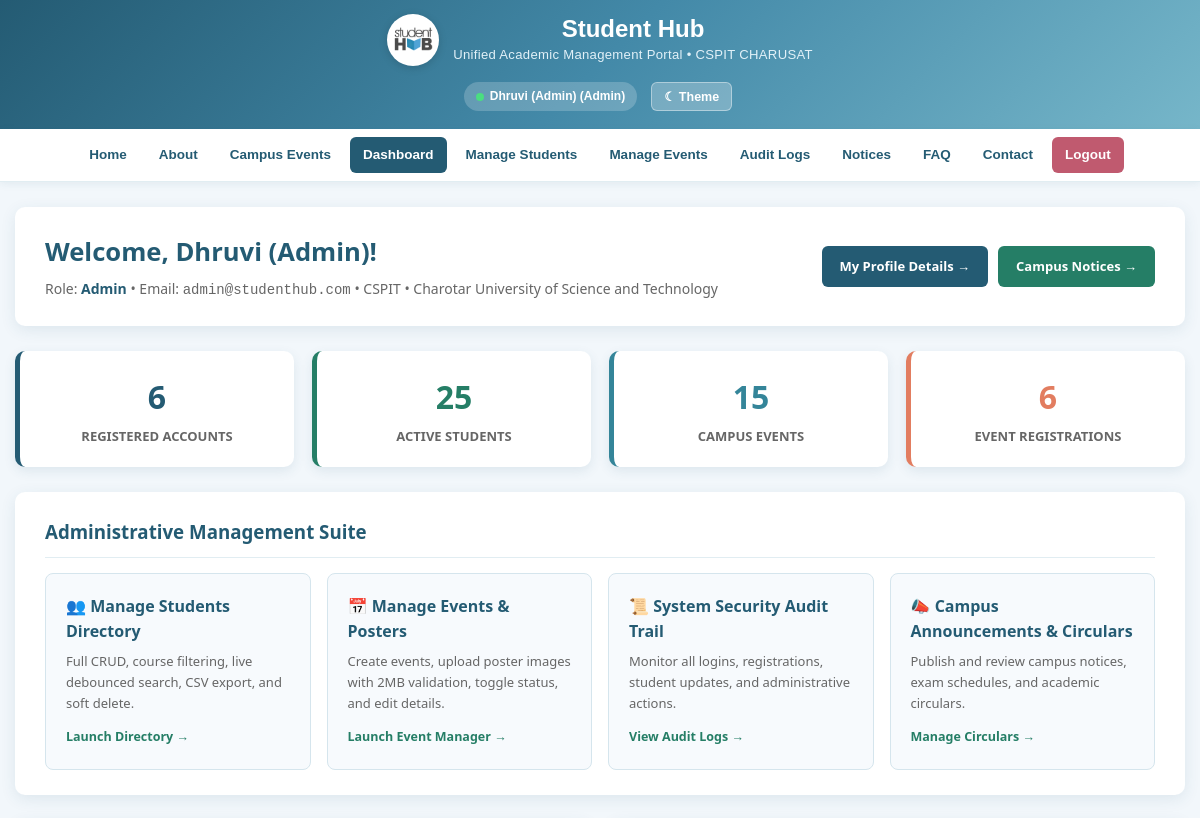
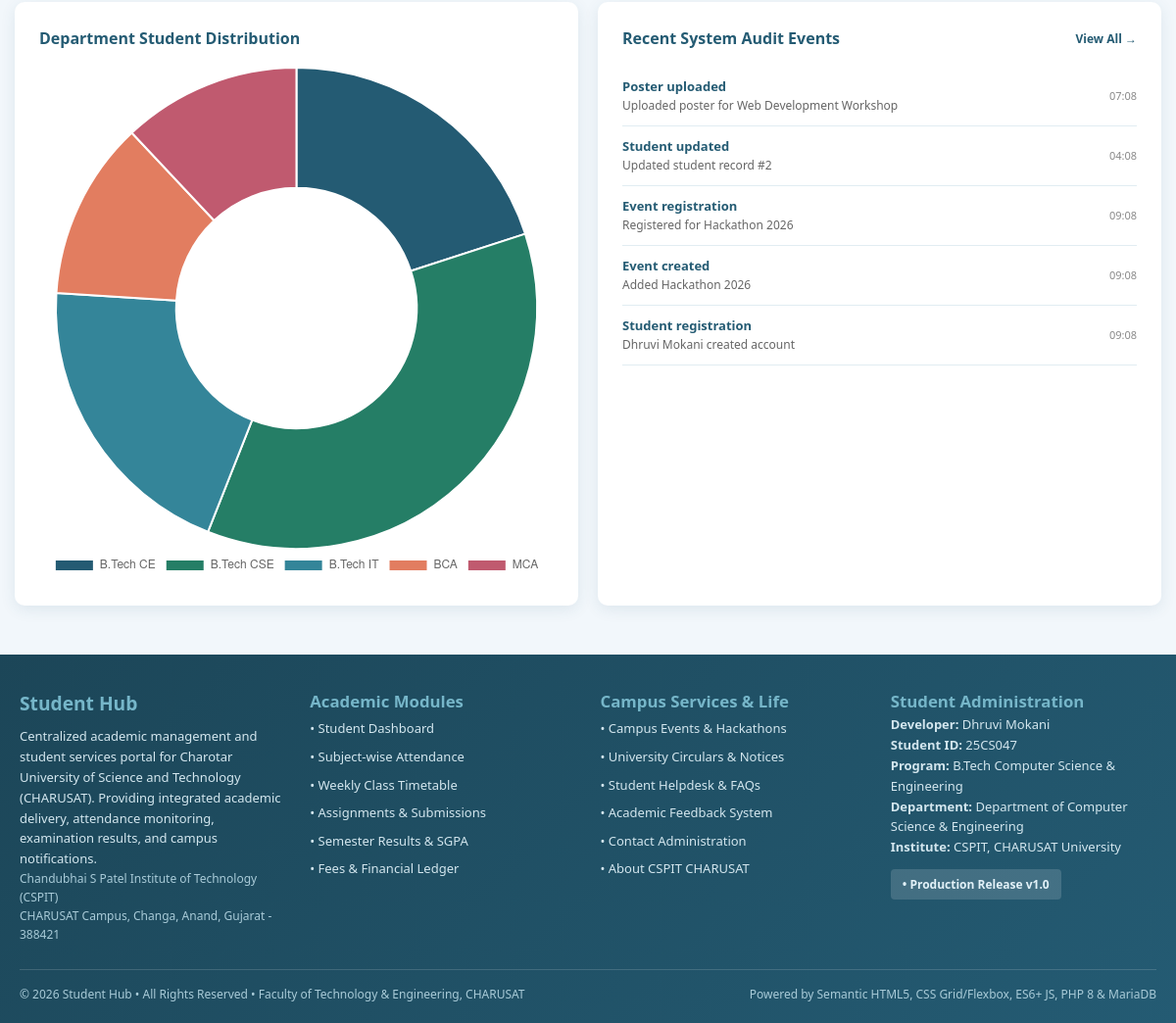
/dashboard.php (signed in), run on the app's committed database (2 pictures, top to bottom).
### tables this page shows
CREATE TABLE `audit_logs` (
  `id` INT AUTO_INCREMENT PRIMARY KEY,
  `user_id` INT NULL,
  `action` VARCHAR(255) NOT NULL,
  `details` TEXT NULL,
  `ip_address` VARCHAR(45) NULL,
  `created_at` TIMESTAMP DEFAULT CURRENT_TIMESTAMP,
  FOREIGN KEY (`user_id`) REFERENCES `users`(`id`) ON DELETE SET NULL
);

### dashboard.php (the view, shortened to what this page needs)
<?php
require_once __DIR__ . '/includes/auth_check.php';
$user_id   = (int)$_SESSION["user_id"];
$user_role = $_SESSION["role"] ?? 'student';
$email     = $_SESSION["email"] ?? '';
if ($user_role === 'student' || $user_role === 'user') {
    $s_q = mysqli_query($conn, "SELECT * FROM students WHERE email = '" . mysqli_real_escape_string($conn, $email) . "' OR user_id = $user_id LIMIT 1");
    if ($s_q && mysqli_num_rows($s_q) > 0) {
        $student_data = mysqli_fetch_assoc($s_q);
    }
    $att_q = mysqli_query($conn, "SELECT AVG(percentage) as avg_att FROM attendance WHERE student_id = 1");
    if ($att_q && $row = mysqli_fetch_assoc($att_q)) {
        if (!empty($row['avg_att'])) {
            $overall_attendance = round($row['avg_att'], 1);
        }
    }
    $as_q = mysqli_query($conn, "SELECT COUNT(*) as pending FROM assignments WHERE status = 'Pending'");
    if ($as_q && $row = mysqli_fetch_assoc($as_q)) {
        $pending_assignments = $row['pending'];
    }
    $ev_cnt = mysqli_query($conn, "SELECT COUNT(*) as total FROM events WHERE status = 'Open'");
    if ($ev_cnt && $row = mysqli_fetch_assoc($ev_cnt)) {
        $upcoming_events_count = $row['total'];
    }
    $my_regs_q = mysqli_query($conn, "SELECT r.*, e.title as event_title, e.event_date, e.location FROM registrations r JOIN events e ON r.event_id = e.id WHERE r.user_id = $user_id ORDER BY r.registered_at DESC LIMIT 5");
    $my_registrations = [];
    if ($my_regs_q) {
        while ($mr = mysqli_fetch_assoc($my_regs_q)) {
            $my_registrations[] = $mr;
        }
    }
} else {
    if (!function_exists('get_safe_count')) {
        function get_safe_count($conn, $sql, $fallback_sql = "") {
            $res = @mysqli_query($conn, $sql);
            if ($res && ($row = mysqli_fetch_row($res))) {
                return (int)$row[0];
            }
            return 0;
        }
    }
    $tot_users    = get_safe_count($conn, "SELECT COUNT(*) FROM users");
    $tot_students = get_safe_count($conn, "SELECT COUNT(*) FROM students WHERE is_deleted = 0", "SELECT COUNT(*) FROM students");
    $tot_events   = get_safe_count($conn, "SELECT COUNT(*) FROM events");
    $tot_regs     = get_safe_count($conn, "SELECT COUNT(*) FROM registrations");
    $recent_logs_q = @mysqli_query($conn, "SELECT a.*, u.username FROM audit_logs a LEFT JOIN users u ON a.user_id = u.id ORDER BY a.id DESC LIMIT 5");
    $recent_logs = [];
    if ($recent_logs_q) {
        while ($rl = mysqli_fetch_assoc($recent_logs_q)) {
            $recent_logs[] = $rl;
        }
    }
    $dept_counts = [
        'B.Tech CSE' => 12,
        'B.Tech IT' => 6,
        'B.Tech CE' => 4,
        'BCA' => 3
    ];
    $dc_q = @mysqli_query($conn, "SELECT course, COUNT(*) as cnt FROM students WHERE is_deleted = 0 GROUP BY course");
    if ($dc_q) {
        $temp_counts = [];
        while ($drow = mysqli_fetch_assoc($dc_q)) {
            if (!empty($drow['course'])) {
                $temp_counts[$drow['course']] = (int)$drow['cnt'];
            }
        }
        if (!empty($temp_counts)) {
            $dept_counts = $temp_counts;
        }
    }
}
include __DIR__ . '/includes/header.php';
?>
<main style="max-width:1200px;margin:25px auto;padding:0 15px;flex:1;font-family:'Segoe UI',sans-serif;">
    <div style="background:white;padding:25px 30px;border-radius:10px;box-shadow:0 4px 15px rgba(36,91,115,0.1);margin-bottom:25px;display:flex;justify-content:space-between;align-items:center;flex-wrap:wrap;gap:15px;">
        <div>
            <h2 style="color:#245B73;margin:0 0 5px;font-size:1.6rem;">
                Welcome, <?php echo htmlspecialchars($user_name); ?>!
            </h2>
            <p style="margin:0;color:#666;font-size:14px;">
                Role: <strong style="color:#245B73;"><?php echo ucfirst($user_role); ?></strong> &bull;
                Email: <code><?php echo htmlspecialchars($email); ?></code> &bull;
                CSPIT &bull; Charotar University of Science and Technology
            </p>
        </div>
        <div style="display:flex;gap:10px;flex-wrap:wrap;">
            <a href="profile.php" style="background:#245B73;color:white;padding:10px 18px;border-radius:6px;text-decoration:none;font-weight:bold;font-size:13px;display:inline-block;">
                My Profile Details &rarr;
            </a>
            <a href="announcement.php" style="background:#257E66;color:white;padding:10px 18px;border-radius:6px;text-decoration:none;font-weight:bold;font-size:13px;display:inline-block;">
                Campus Notices &rarr;
            </a>
        </div>
    </div>
    <?php if ($user_role === 'admin'): ?>
        <div style="display:grid;grid-template-columns:repeat(auto-fit, minmax(220px, 1fr));gap:18px;margin-bottom:25px;">
            <div style="background:white;padding:20px;border-radius:10px;box-shadow:0 4px 12px rgba(36,91,115,0.1);text-align:center;border-left:5px solid #245B73;">
                <div style="font-size:32px;font-weight:bold;color:#245B73;"><?php echo $tot_users; ?></div>
                <div style="color:#666;font-size:13px;font-weight:600;margin-top:4px;">REGISTERED ACCOUNTS</div>
            </div>
            <div style="background:white;padding:20px;border-radius:10px;box-shadow:0 4px 12px rgba(36,91,115,0.1);text-align:center;border-left:5px solid #257E66;">
                <div style="font-size:32px;font-weight:bold;color:#257E66;"><?php echo $tot_students; ?></div>
                <div style="color:#666;font-size:13px;font-weight:600;margin-top:4px;">ACTIVE STUDENTS</div>
            </div>
            <div style="background:white;padding:20px;border-radius:10px;box-shadow:0 4px 12px rgba(36,91,115,0.1);text-align:center;border-left:5px solid #348599;">
                <div style="font-size:32px;font-weight:bold;color:#348599;"><?php echo $tot_events; ?></div>
                <div style="color:#666;font-size:13px;font-weight:600;margin-top:4px;">CAMPUS EVENTS</div>
            </div>
            <div style="background:white;padding:20px;border-radius:10px;box-shadow:0 4px 12px rgba(36,91,115,0.1);text-align:center;border-left:5px solid #E27D60;">
                <div style="font-size:32px;font-weight:bold;color:#E27D60;"><?php echo $tot_regs; ?></div>
                <div style="color:#666;font-size:13px;font-weight:600;margin-top:4px;">EVENT REGISTRATIONS</div>
            </div>
        </div>
        <div style="background:white;padding:25px 30px;border-radius:10px;box-shadow:0 4px 15px rgba(36,91,115,0.1);margin-bottom:25px;">
            <h3 style="color:#245B73;margin-top:0;margin-bottom:15px;border-bottom:1px solid #E1EDF2;padding-bottom:10px;">
                Administrative Management Suite
            </h3>
            <div style="display:grid;grid-template-columns:repeat(auto-fit, minmax(250px, 1fr));gap:16px;">
                <a href="students.php" style="background:#F7FAFD;border:1px solid #D5E5ED;border-radius:8px;padding:20px;text-decoration:none;display:block;">
                    <h4 style="color:#245B73;margin:0 0 6px;">&#128101; Manage Students Directory</h4>
                    <p style="color:#666;font-size:13px;margin:0 0 10px;">Full CRUD, course filtering, live debounced search, CSV export, and soft delete.</p>
                    <span style="color:#257E66;font-weight:bold;font-size:12.5px;">Launch Directory &rarr;</span>
                </a>
                <a href="events.php" style="background:#F7FAFD;border:1px solid #D5E5ED;border-radius:8px;padding:20px;text-decoration:none;display:block;">
                    <h4 style="color:#245B73;margin:0 0 6px;">&#128197; Manage Events &amp; Posters</h4>
                    <p style="color:#666;font-size:13px;margin:0 0 10px;">Create events, upload poster images with 2MB validation, toggle status, and edit details.</p>
                    <span style="color:#257E66;font-weight:bold;font-size:12.5px;">Launch Event Manager &rarr;</span>
                </a>
                <a href="audit_logs.php" style="background:#F7FAFD;border:1px solid #D5E5ED;border-radius:8px;padding:20px;text-decoration:none;display:block;">
                    <h4 style="color:#245B73;margin:0 0 6px;">&#128220; System Security Audit Trail</h4>
                    <p style="color:#666;font-size:13px;margin:0 0 10px;">Monitor all logins, registrations, student updates, and administrative actions.</p>
                    <span style="color:#257E66;font-weight:bold;font-size:12.5px;">View Audit Logs &rarr;</span>
                </a>
                <a href="announcement.php" style="background:#F7FAFD;border:1px solid #D5E5ED;border-radius:8px;padding:20px;text-decoration:none;display:block;">
                    <h4 style="color:#245B73;margin:0 0 6px;">&#128227; Campus Announcements &amp; Circulars</h4>
                    <p style="color:#666;font-size:13px;margin:0 0 10px;">Publish and review campus notices, exam schedules, and academic circulars.</p>
                    <span style="color:#257E66;font-weight:bold;font-size:12.5px;">Manage Circulars &rarr;</span>
                </a>
            </div>
        </div>
        <div style="display:grid;grid-template-columns:1fr 1fr;gap:20px;margin-bottom:25px;">
            <div style="background:white;padding:25px;border-radius:10px;box-shadow:0 4px 15px rgba(36,91,115,0.1);">
                <h3 style="color:#245B73;margin-top:0;margin-bottom:15px;font-size:16px;">
                    Department Student Distribution
                </h3>
                <canvas id="deptChart" height="200"></canvas>
            </div>
            <div style="background:white;padding:25px;border-radius:10px;box-shadow:0 4px 15px rgba(36,91,115,0.1);">
                <div style="display:flex;justify-content:space-between;align-items:center;margin-bottom:15px;">
                    <h3 style="color:#245B73;margin:0;font-size:16px;">Recent System Audit Events</h3>
                    <a href="audit_logs.php" style="color:#245B73;font-size:12px;font-weight:bold;text-decoration:none;">View All &rarr;</a>
                </div>
                <div style="font-size:13px;">
                    <?php if (!empty($recent_logs)): ?>
                        <?php foreach ($recent_logs as $rl): ?>
                            <div style="padding:10px 0;border-bottom:1px solid #E1EDF2;display:flex;justify-content:space-between;align-items:center;">
                                <div>
                                    <strong style="color:#245B73;"><?php echo htmlspecialchars($rl['action']); ?></strong>
                                    <div style="color:#666;font-size:12px;"><?php echo htmlspecialchars($rl['details'] ?? ''); ?></div>
                                </div>
                                <?php $log_time = $rl['created_at'] ?? $rl['timestamp'] ?? ''; ?>
                                <span style="color:#888;font-size:11px;"><?php echo htmlspecialchars(!empty($log_time) ? substr($log_time, 11, 5) : date('H:i')); ?></span>
                            </div>
                        <?php endforeach; ?>
                    <?php else: ?>
                        <p style="color:#888;text-align:center;padding:20px;">No recent audit logs.</p>
                    <?php endif; ?>
                </div>
            </div>
        </div>
        <script>
        var ctx = document.getElementById('deptChart').getContext('2d');
        var deptData = <?php echo json_encode($dept_counts); ?>;
        new Chart(ctx, {
            type: 'doughnut',
            data: {
                labels: Object.keys(deptData),
                datasets: [{
                    data: Object.values(deptData),
                    backgroundColor: ['#245B73', '#257E66', '#348599', '#E27D60', '#C05A6F']
                }]
            },
            options: {
                responsive: true,
                maintainAspectRatio: true,
                plugins: {
                    legend: { position: 'bottom' }
                }
            }
        });
        </script>
    <?php endif; ?>
</main>
<?php include __DIR__ . '/includes/footer.php'; ?>

### css/style.css (style rules this page uses)
* { margin:0; padding:0; box-sizing:border-box; }
html { scroll-behavior:smooth; }
body { font-family:Arial,Helvetica,sans-serif; background:#F2F7FB; color:#283747; line-height:1.6; min-height:100vh; display:flex; flex-direction:column; }
main { width:100%; max-width:1200px; margin:auto; padding:15px 10px; flex:1; }
h2,h3 { color:#245B73; margin-bottom:8px; }
@media (min-width:576px) { main { padding:20px 15px; } }
@media (min-width:992px) { main { padding:30px 20px; } }

### data on the page
audit_logs: action "Poster uploaded", details "Uploaded poster for Web Development Workshop"
audit_logs: action "Student updated", details "Updated student record #2"
audit_logs: action "Event registration", details "Registered for Hackathon 2026"
audit_logs: action "Event created", details "Added Hackathon 2026"
audit_logs: action "Student registration", details "Dhruvi Mokani created account"

### other printed values
$user_name "Dhruvi (Admin)"
$user_role "Admin"
$email "admin@studenthub.com"
$tot_users "6"
$tot_students "25"
$tot_events "15"
$tot_regs "6"
chart data {{ json_encode($dept_counts) }} {"B.Tech CE":5,"B.Tech CSE":9,"B.Tech IT":5,"BCA":3,"MCA":3}
